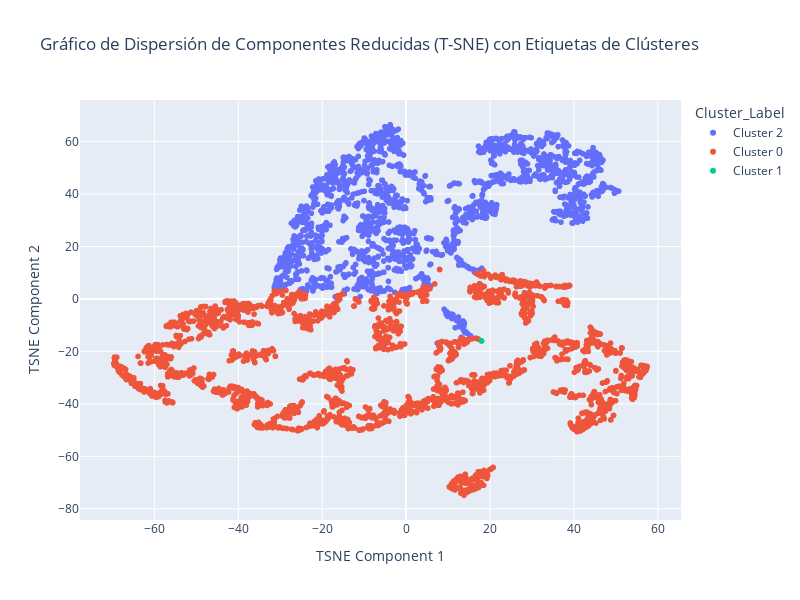

This figure's notebook cell:
### Markdown cell above
**Respuesta:**

### Code cell
import plotly.express as px

# Agregar las etiquetas de clústeres al DataFrame reduced_df
reduced_df['Cluster'] = labels

# Definir etiquetas personalizadas para los clusters
cluster_labels = {
    0: "Cluster 0",
    1: "Cluster 1",
    2: "Cluster 2"
    # Agrega etiquetas para otros clusters si es necesario
}

# Mapear las etiquetas personalizadas a los clusters
reduced_df['Cluster_Label'] = reduced_df['Cluster'].map(cluster_labels)

# Crear un gráfico de dispersión con etiquetas personalizadas
fig = px.scatter(
    reduced_df, x="Component 1", y="Component 2", color="Cluster_Label",
    title="Gráfico de Dispersión de Componentes Reducidas (T-SNE) con Etiquetas de Clústeres",
    labels={'Component 1': 'TSNE Component 1', 'Component 2': 'TSNE Component 2'},
    width=800, height=600
)

fig.show()

### Figure 1 — Plotly figure (JSON) as saved in the notebook; plotly's stock layout.template omitted (floating-point values rounded to 4 significant figures; data arrays with more than 128 entries replaced by an {"elided": "..."} marker saying what was removed)
{"data": [{"hovertemplate": "Cluster_Label=Cluster 2<br>TSNE Component 1=%{x}<br>TSNE Component 2=%{y}<extra></extra>", "legendgroup": "Cluster 2", "marker": {"color": "#636efa", "symbol": "circle"}, "mode": "markers", "name": "Cluster 2", "showlegend": true, "type": "scattergl", "x": {"elided": "1882 float values"}, "xaxis": "x", "y": {"elided": "1882 float values"}, "yaxis": "y"}, {"hovertemplate": "Cluster_Label=Cluster 0<br>TSNE Component 1=%{x}<br>TSNE Component 2=%{y}<extra></extra>", "legendgroup": "Cluster 0", "marker": {"color": "#EF553B", "symbol": "circle"}, "mode": "markers", "name": "Cluster 0", "showlegend": true, "type": "scattergl", "x": {"elided": "2430 float values"}, "xaxis": "x", "y": {"elided": "2430 float values"}, "yaxis": "y"}, {"hovertemplate": "Cluster_Label=Cluster 1<br>TSNE Component 1=%{x}<br>TSNE Component 2=%{y}<extra></extra>", "legendgroup": "Cluster 1", "marker": {"color": "#00cc96", "symbol": "circle"}, "mode": "markers", "name": "Cluster 1", "showlegend": true, "type": "scattergl", "x": [18.0, 17.92], "xaxis": "x", "y": [-16.04, -15.96], "yaxis": "y"}], "layout": {"height": 600, "legend": {"title": {"text": "Cluster_Label"}, "tracegroupgap": 0}, "title": {"text": "Gráfico de Dispersión de Componentes Reducidas (T-SNE) con Etiquetas de Clústeres"}, "width": 800, "xaxis": {"anchor": "y", "domain": [0, 1], "title": {"text": "TSNE Component 1"}}, "yaxis": {"anchor": "x", "domain": [0, 1], "title": {"text": "TSNE Component 2"}}}}
